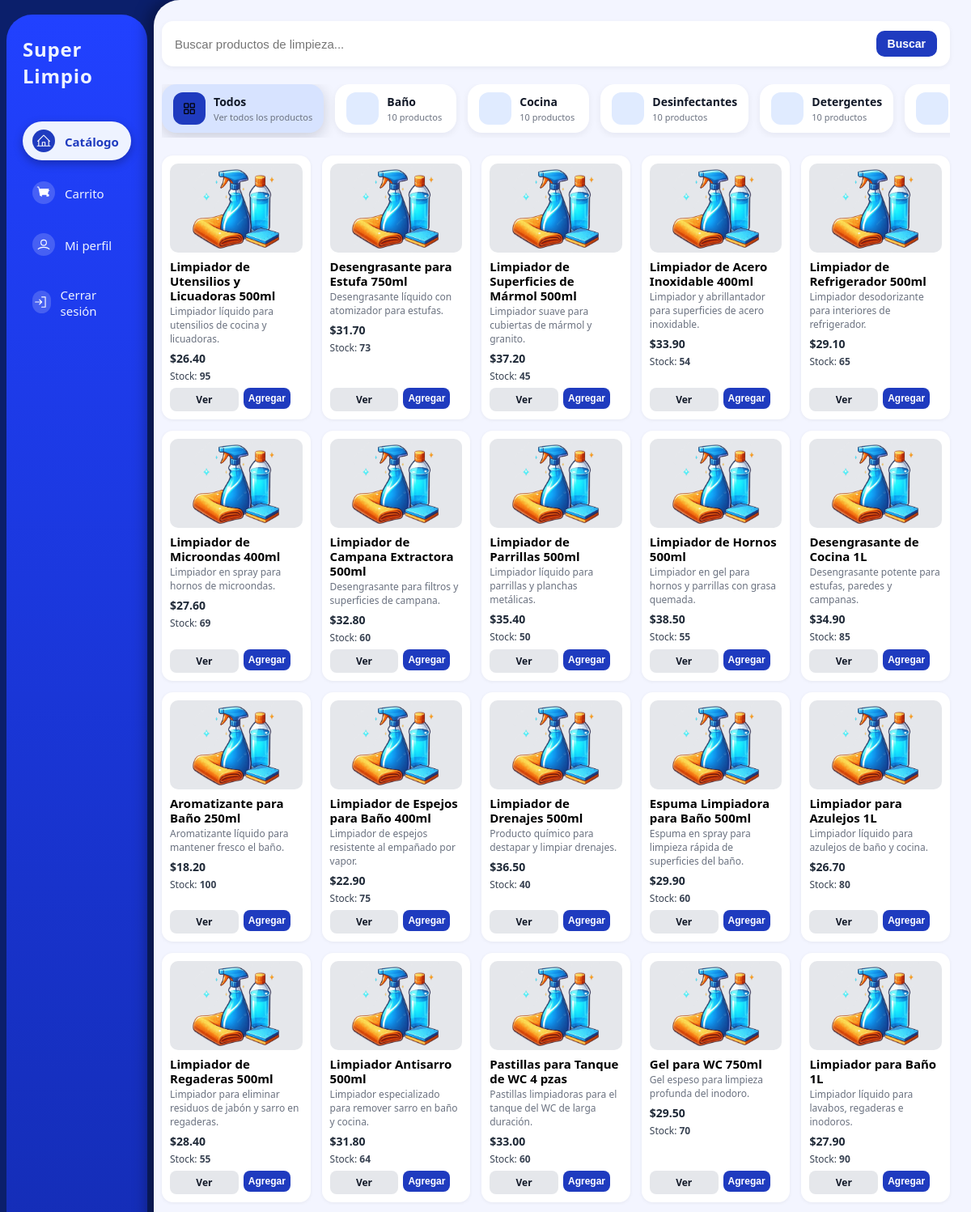
The page /dashboard/cliente/index.php (signed in, upper part) on the database its author committed.
### tables this page shows
CREATE TABLE `categoria` (
  `idCategoria` int(11) NOT NULL,
  `Nombre` varchar(100) NOT NULL,
  `Descripcion` text DEFAULT NULL
);

CREATE TABLE `producto` (
  `idProducto` int(11) NOT NULL,
  `Nombre` varchar(150) NOT NULL,
  `Descripcion` text DEFAULT NULL,
  `Precio` decimal(10,2) NOT NULL,
  `Stock` int(11) NOT NULL DEFAULT 0,
  `idCategoria` int(11) NOT NULL
);

### dashboard/cliente/index.php (the view, shortened to what this page needs)
<?php
require_once '../../includes/functions.php';
$catId  = isset($_GET['cat']) ? intval($_GET['cat']) : 0;
$search = trim($_GET['q'] ?? '');
$sqlCats = "SELECT c.idCategoria, c.Nombre,
                   COUNT(p.idProducto) AS totalProductos
            FROM categoria c
            LEFT JOIN producto p ON p.idCategoria = c.idCategoria
            GROUP BY c.idCategoria, c.Nombre
            ORDER BY c.Nombre";
$resCats = $conn->query($sqlCats);
$categorias = $resCats ? $resCats->fetch_all(MYSQLI_ASSOC) : [];
$sqlProd = "SELECT p.idProducto,
                   p.Nombre,
                   p.Descripcion,
                   p.Precio,
                   p.Stock,
                   p.idCategoria,
                   c.Nombre AS Categoria
            FROM producto p
            INNER JOIN categoria c ON c.idCategoria = p.idCategoria
            WHERE p.Stock > 0";
$sqlProd .= " ORDER BY p.idProducto DESC";
$stmtProd = $conn->prepare($sqlProd);
$stmtProd->execute();
$resProd   = $stmtProd->get_result();
$productos = $resProd ? $resProd->fetch_all(MYSQLI_ASSOC) : [];
?>
<!DOCTYPE html>
<html lang="es">
<head>
</head>
<body>
  <aside class="sidebar">
    <div class="sidebar-card">
      <div class="logo">
        <span>Super</span>
        <span>Limpio</span>
      </div>
      <nav class="side-menu">
        <a href="index.php" class="side-item side-item--active">
          <div class="side-item-icon">
          </div>
          <span class="side-item-label">Catálogo</span>
        </a>
        <a href="carrito.php" class="side-item">
          <div class="side-item-icon">
          </div>
          <span class="side-item-label">
            Carrito
          </span>
        </a>
        <a href="perfil.php" class="side-item">
          <div class="side-item-icon">
          </div>
          <span class="side-item-label">Mi perfil</span>
        </a>
        <a href="../../modules/logout.php" class="side-item">
          <div class="side-item-icon">
          </div>
          <span class="side-item-label">Cerrar sesión</span>
        </a>
      </nav>
    </div>
  </aside>
  <main class="content">
    <form class="search-bar" method="get" action="index.php">
      <input
        type="text"
        name="q"
        placeholder="Buscar productos de limpieza..."
        value="<?php echo htmlspecialchars($search); ?>"
      >
      <button type="submit">Buscar</button>
    </form>
    <div class="categories">
      <a href="index.php"
         class="category-card <?php echo ($catId === 0) ? 'category-card--active' : ''; ?>">
        <div class="category-icon">
        </div>
        <div class="category-text">
          <div class="category-title">Todos</div>
          <div class="category-count">Ver todos los productos</div>
        </div>
      </a>
      <?php foreach ($categorias as $cat): ?>
        <a href="index.php?cat=<?php echo $cat['idCategoria']; ?><?php echo $search !== '' ? '&q='.urlencode($search) : ''; ?>"
           class="category-card <?php echo ($catId === (int)$cat['idCategoria']) ? 'category-card--active' : ''; ?>">
          <div class="category-icon">
          </div>
          <div class="category-text">
            <div class="category-title">
              <?php echo htmlspecialchars($cat['Nombre']); ?>
            </div>
            <div class="category-count">
              <?php echo (int)$cat['totalProductos']; ?> productos
            </div>
          </div>
        </a>
      <?php endforeach; ?>
    </div>
    <div class="products-grid">
      <?php foreach ($productos as $p): ?>
        <div class="product-card">
          <img src="../../assets/img/clean-products.png" alt="Imagen producto">
          <h3><?php echo htmlspecialchars($p['Nombre']); ?></h3>
          <p><?php echo htmlspecialchars($p['Descripcion']); ?></p>
          <div class="price">$<?php echo number_format($p['Precio'], 2); ?></div>
          <div class="stock-label">
            Stock: <strong><?php echo (int)$p['Stock']; ?></strong>
          </div>
          <div class="product-actions">
            <a href="producto_ver.php?id=<?= $p['idProducto'] ?>" class="btn-view">Ver</a>
            <form method="post" action="carrito_agregar.php" style="margin:0; flex:1;">
              <button class="add-btn" type="submit">Agregar</button>
            </form>
          </div>
        </div>
      <?php endforeach; ?>
    </div>
  </main>
</body>
</html>

### dashboard/cliente/index.php (style rules this page uses)
* { margin: 0; padding: 0; box-sizing: border-box; }
body { display: flex; height: 100vh; background: #0b1f6b; font-family: system-ui, -apple-system, BlinkMacSystemFont, "Segoe UI", Arial, sans-serif; }
.sidebar { width: 190px; padding: 18px 8px; display: flex; align-items: center; justify-content: center; }
.sidebar-card { width: 100%; height: 100%; border-radius: 32px; padding: 26px 20px; background: linear-gradient(180deg, #2141ff, #04145a); color: #eef3ff; display: flex; flex-direction: column; }
.logo { font-size: 24px; font-weight: 900; letter-spacing: 0.8px; margin-bottom: 32px; }
.logo span { display: block; }
.side-menu { display: flex; flex-direction: column; gap: 16px; margin-top: 8px; }
.side-item { display: flex; align-items: center; gap: 12px; padding: 10px 12px; border-radius: 999px; text-decoration: none; color: inherit; font-size: 15px; font-weight: 500; cursor: pointer; transition: background 0.18s ease, transform 0.12s ease; }
.side-item--active { background: #eef3ff; color: #1f3bbf; font-weight: 600; box-shadow: 0 4px 12px rgba(0,0,0,0.28); }
.side-item-icon { width: 28px; height: 28px; border-radius: 999px; display: flex; align-items: center; justify-content: center; background: rgba(255,255,255,0.18); }
.side-item--active .side-item-icon { background: #1f3bbf; color: #ffffff; }
.side-item-icon svg { width: 18px; height: 18px; }
.side-item-label { margin-top: 2px; }
.content { flex: 1; padding: 26px 26px 26px 10px; background: #f3f5ff; border-top-left-radius: 32px; border-bottom-left-radius: 32px; box-shadow: -8px 0 18px rgba(0,0,0,0.35); overflow-y: auto; }
.search-bar { background: white; padding: 12px 16px; border-radius: 14px; display: flex; align-items: center; gap: 12px; margin-bottom: 22px; box-shadow: 0 2px 6px rgba(0,0,0,0.05); }
.search-bar input { border: none; outline: none; flex: 1; font-size: 15px; background: transparent; }
.search-bar button { border: none; background: #1f3bbf; color: #fff; padding: 8px 14px; border-radius: 10px; font-size: 14px; font-weight: 600; cursor: pointer; }
.categories { display: flex; gap: 14px; margin-bottom: 22px; overflow-x: auto; padding-bottom: 6px; }
.category-card { border: none; background: #ffffff; border-radius: 18px; padding: 10px 14px; display: flex; align-items: center; gap: 10px; min-width: 150px; cursor: pointer; box-shadow: 0 3px 10px rgba(15, 23, 42, 0.06); transition: transform 0.14s ease, box-shadow 0.14s ease, background 0.14s ease; text-decoration: none; color: inherit; flex-shrink: 0; }
.category-card--active { background: #d7e3ff; box-shadow: 0 5px 18px rgba(15, 23, 42, 0.18); }
.category-icon { width: 40px; height: 40px; border-radius: 12px; display: flex; align-items: center; justify-content: center; background: #e0ebff; color: #1f3bbf; flex-shrink: 0; }
.category-card--active .category-icon { background: #1f3bbf; color: #ffffff; }
.category-icon svg { width: 20px; height: 20px; }
.category-text { display: flex; flex-direction: column; align-items: flex-start; }
.category-title { font-size: 14px; font-weight: 700; color: #111827; margin-bottom: 2px; }
.category-count { font-size: 11px; font-weight: 500; color: #6b7280; }
.products-grid { display: grid; grid-template-columns: repeat(auto-fill, minmax(180px, 1fr)); gap: 14px; }
.product-card { background: white; padding: 10px; border-radius: 14px; box-shadow: 0 1px 4px rgba(0,0,0,0.06); display: flex; flex-direction: column; }
.product-card img { width: 100%; height: 110px; object-fit: contain; border-radius: 10px; background: #e5e7eb; }
.product-card h3 { margin: 8px 0 2px; font-size: 15px; line-height: 1.2; }
.product-card p { font-size: 12px; color: #6b7280; margin-bottom: 6px; min-height: 28px; }
.price { font-size: 14px; font-weight: 700; color: #1f2937; margin-bottom: 4px; }
.stock-label { font-size: 12px; color: #374151; margin-bottom: 6px; }
.product-actions { display: flex; gap: 6px; margin-top: auto; }
.btn-view { flex: 1; padding: 6px; background: #e5e7eb; color: #111827; border-radius: 8px; border: none; font-size: 12px; font-weight: 600; text-align: center; text-decoration: none; cursor: pointer; }
.add-btn { flex: 1; padding: 6px; background: #1f3bbf; color: white; border: none; border-radius: 8px; cursor: pointer; font-size: 12px; font-weight: 600; }
@media (min-width: 1200px) { .products-grid { grid-template-columns: repeat(auto-fill, minmax(160px, 1fr)); } }

### rows shown on the page
categoria: Nombre "Baño", totalProductos "10"
categoria: Nombre "Cocina", totalProductos "10"
categoria: Nombre "Desinfectantes", totalProductos "10"
categoria: Nombre "Detergentes", totalProductos "10"
producto: Nombre "Limpiador de Utensilios y Licuadoras 500ml", Descripcion "Limpiador líquido para utensilios de cocina y licuadoras.", Precio "26.40", Stock "95"
producto: Nombre "Desengrasante para Estufa 750ml", Descripcion "Desengrasante líquido con atomizador para estufas.", Precio "31.70", Stock "73"
producto: Nombre "Limpiador de Superficies de Mármol 500ml", Descripcion "Limpiador suave para cubiertas de mármol y granito.", Precio "37.20", Stock "45"
producto: Nombre "Limpiador de Acero Inoxidable 400ml", Descripcion "Limpiador y abrillantador para superficies de acero inoxidable.", Precio "33.90", Stock "54"
producto: Nombre "Limpiador de Refrigerador 500ml", Descripcion "Limpiador desodorizante para interiores de refrigerador.", Precio "29.10", Stock "65"
producto: Nombre "Limpiador de Microondas 400ml", Descripcion "Limpiador en spray para hornos de microondas.", Precio "27.60", Stock "69"
producto: Nombre "Limpiador de Campana Extractora 500ml", Descripcion "Desengrasante para filtros y superficies de campana.", Precio "32.80", Stock "60"
producto: Nombre "Limpiador de Parrillas 500ml", Descripcion "Limpiador líquido para parrillas y planchas metálicas.", Precio "35.40", Stock "50"
producto: Nombre "Limpiador de Hornos 500ml", Descripcion "Limpiador en gel para hornos y parrillas con grasa quemada.", Precio "38.50", Stock "55"
producto: Nombre "Desengrasante de Cocina 1L", Descripcion "Desengrasante potente para estufas, paredes y campanas.", Precio "34.90", Stock "85"
producto: Nombre "Aromatizante para Baño 250ml", Descripcion "Aromatizante líquido para mantener fresco el baño.", Precio "18.20", Stock "100"
producto: Nombre "Limpiador de Espejos para Baño 400ml", Descripcion "Limpiador de espejos resistente al empañado por vapor.", Precio "22.90", Stock "75"
producto: Nombre "Limpiador de Drenajes 500ml", Descripcion "Producto químico para destapar y limpiar drenajes.", Precio "36.50", Stock "40"
producto: Nombre "Espuma Limpiadora para Baño 500ml", Descripcion "Espuma en spray para limpieza rápida de superficies del baño.", Precio "29.90", Stock "60"
producto: Nombre "Limpiador para Azulejos 1L", Descripcion "Limpiador líquido para azulejos de baño y cocina.", Precio "26.70", Stock "80"
producto: Nombre "Limpiador de Regaderas 500ml", Descripcion "Limpiador para eliminar residuos de jabón y sarro en regaderas.", Precio "28.40", Stock "55"
producto: Nombre "Limpiador Antisarro 500ml", Descripcion "Limpiador especializado para remover sarro en baño y cocina.", Precio "31.80", Stock "64"
producto: Nombre "Pastillas para Tanque de WC 4 pzas", Descripcion "Pastillas limpiadoras para el tanque del WC de larga duración.", Precio "33.00", Stock "60"
producto: Nombre "Gel para WC 750ml", Descripcion "Gel espeso para limpieza profunda del inodoro.", Precio "29.50", Stock "70"
producto: Nombre "Limpiador para Baño 1L", Descripcion "Limpiador líquido para lavabos, regaderas e inodoros.", Precio "27.90", Stock "90"
